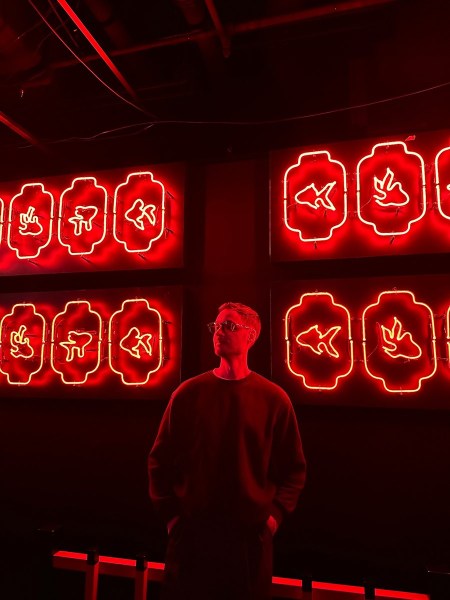
#> input picture src/lib/assets/portrait-1200.jpg, 900 x 1200 px, given in place of miguel-hero-1451.webp, which was not available (shown at 1/2 size)
$ python make-matte.py
#> lines starting #> are read from the running program, lines starting #| are printed output that depends on the picture; after the words box and inside, x2 and y2 are one past the last pixel; in counts of white or black regions, pixels touching at a corner belong together; pictures that were not available may be replaced by others from this repository, and a replacement may not be noted
"""Cut Miguel out of the red hero portrait so type can sit behind him.

The portrait is lit red on pure black (#000), so it is effectively "subject
premultiplied over black". Coverage comes from two sources:

* the solid silhouette (lit pixels, with the unlit sweater and trousers filled in
  row by row), eroded a little so its boundary never reaches the black background;
* the subject's own brightness at the edge, so lit hair strands keep partial
  coverage and the gaps between them let whatever is behind show through.

Colour is un-premultiplied by that coverage, so compositing over new type gives the
same result as the photo would have if it had been shot in front of it: no dark halo.
"""

from pathlib import Path

import numpy as np
from PIL import Image
from scipy import ndimage

ROOT = Path(__file__).resolve().parents[2]
SRC = ROOT / "static/images/miguel-hero-1451.webp"
OUT = Path(__file__).resolve().parent / "composition/assets/miguel-cutout.png"

rgb = np.asarray(Image.open(SRC).convert("RGB")).astype(np.float32)
lum = rgb.max(axis=2)
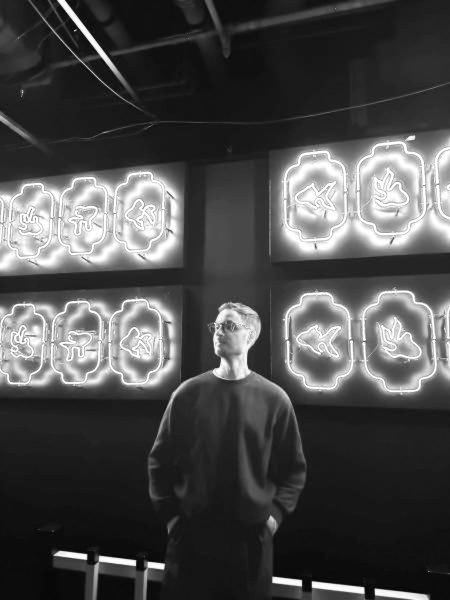
#> lum: shape (1200, 900) float32 (shown at 1/2 size); min 0, max 255, mean 75.2

key = lum > 5
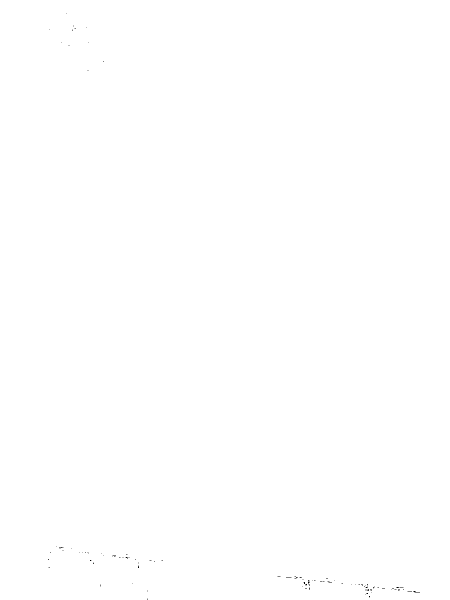
#> key: shape (1200, 900) bool (shown at 1/2 size); 100% white; black in thin lines or dots, all inside (x1, y1, x2, y2) = (96, 27, 840, 1200)
key = ndimage.binary_opening(key, structure=np.ones((3, 3)))
key = ndimage.binary_closing(key, structure=ndimage.generate_binary_structure(2, 1), iterations=10)
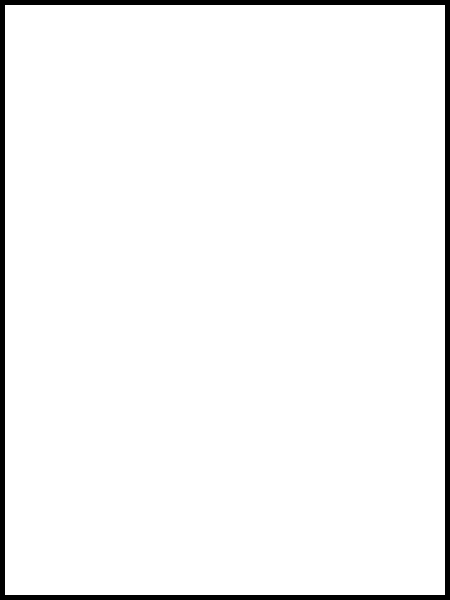
#> key: shape (1200, 900) bool (shown at 1/2 size); 96.1% white; 1 black region, box (x1, y1, x2, y2) and area: (0, 0, 900, 1200) 41600

# Keep the connected component that holds the head and torso, plus sizeable islands.
labels, count = ndimage.label(key)
#> count = 1
sizes = ndimage.sum(key, labels, range(1, count + 1))
#> sizes = [1038400]
body = labels == (int(np.argmax(sizes)) + 1)
for index, size in enumerate(sizes, start=1):
    if size > 400:
        body |= labels == index
#> this loop made 1 pass
#> (index, size) on pass 1: (1, 1038400)

# Fill every row between its outer edges (the trousers and sweater centre are black).
filled = body.copy()
rows = np.where(body.any(axis=1))[0]
#> rows = 1180 values from 10 to 1189
for y in rows:
    xs = np.where(body[y])[0]
    filled[y, xs.min() : xs.max() + 1] = True
# The unlit trousers carry on to the bottom of the frame: below the hands, fill
# the full span the hands and sleeves reach so the legs stay solid.
hip = int(rows.max() - 0.18 * (rows.max() - rows.min()))
#> hip = 976
spans = [np.where(filled[y])[0] for y in range(hip - 40, hip + 1)]
#> spans = 41 items
left = min(xs.min() for xs in spans)
#> left = 10
right = max(xs.max() for xs in spans)
#> right = 889
filled[hip:, left : right + 1] = True
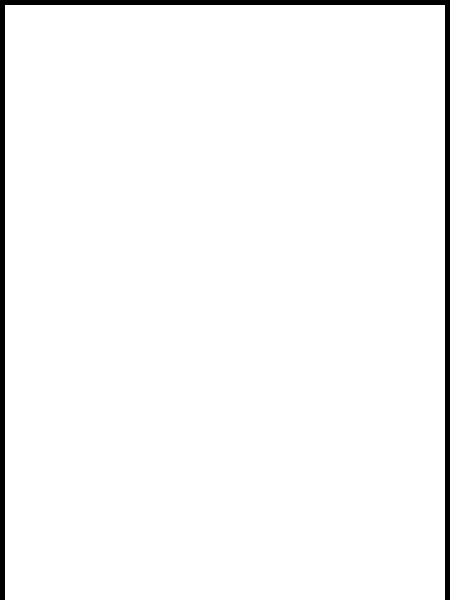
#> filled: shape (1200, 900) bool (shown at 1/2 size); 97% white; 1 black region, box (x1, y1, x2, y2) and area: (0, 0, 900, 1200) 32800
filled = ndimage.binary_fill_holes(filled)

# Solid interior, pulled in from the silhouette so it never includes background.
interior = ndimage.binary_erosion(filled, iterations=5)
#> interior: shape (1200, 900) bool; 95.1% white; 1 black region, box (x1, y1, x2, y2) and area: (0, 0, 900, 1200) 53400
interior = ndimage.gaussian_filter(interior.astype(np.float32), sigma=1.4)

# Edge coverage from brightness, only near the subject.
near = ndimage.binary_dilation(filled, iterations=4)
#> near: shape (1200, 900) bool; 98.2% white; 1 black region, box (x1, y1, x2, y2) and area: (0, 0, 900, 1200) 19748
edge = np.clip((lum - 2.0) / 46.0, 0.0, 1.0) * near
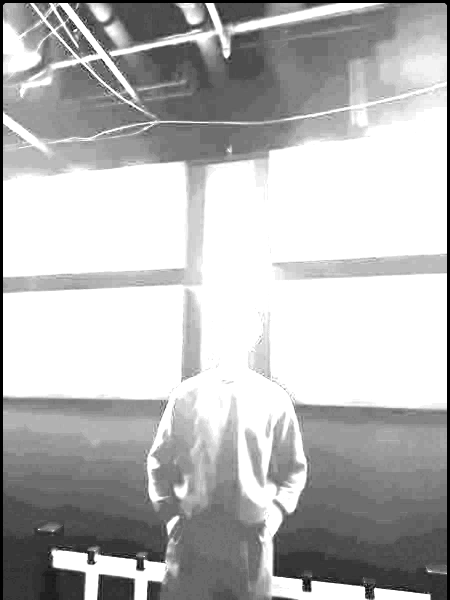
#> edge: shape (1200, 900) float32 (shown at 1/2 size); min 0, max 1, mean 0.721

alpha = np.clip(np.maximum(interior, edge), 0.0, 1.0)

# Un-premultiply (the photo is subject over black), limiting the gain on faint pixels.
gain = np.where(alpha > 0.02, 1.0 / np.maximum(alpha, 0.4), 0.0)
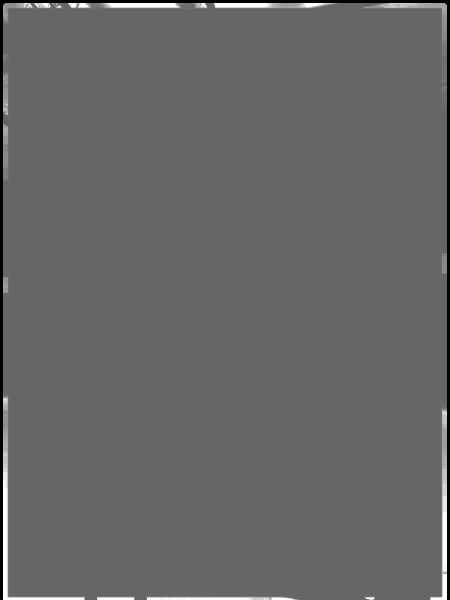
#> gain: shape (1200, 900) float32 (shown at 1/2 size); min 0, max 2.5, mean 1; drawn with min black and max white
straight = np.clip(rgb * gain[..., None], 0, 255)

rgba = np.dstack([straight, alpha * 255.0]).round().astype(np.uint8)
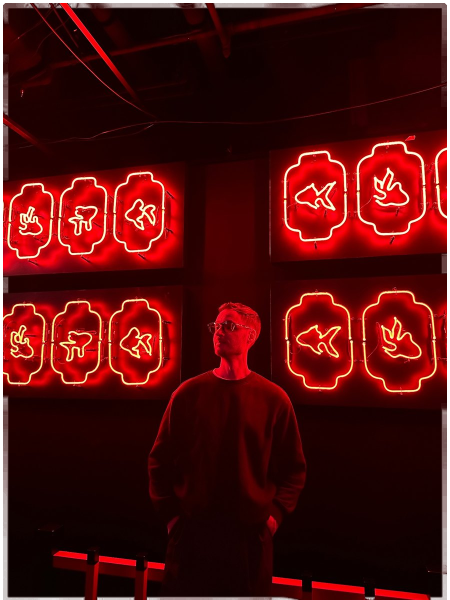
#> rgba: shape (1200, 900, 4) (shown at 1/2 size); mean R, G, B, A 74.3, 8.4, 7.5, 247.6; transparent parts drawn white
OUT.parent.mkdir(parents=True, exist_ok=True)
Image.fromarray(rgba, "RGBA").save(OUT, optimize=True)
print(f"wrote {OUT.relative_to(ROOT)} {rgba.shape[1]}x{rgba.shape[0]}")
#| wrote brag-output/work/composition/assets/miguel-cutout.png 900x1200
